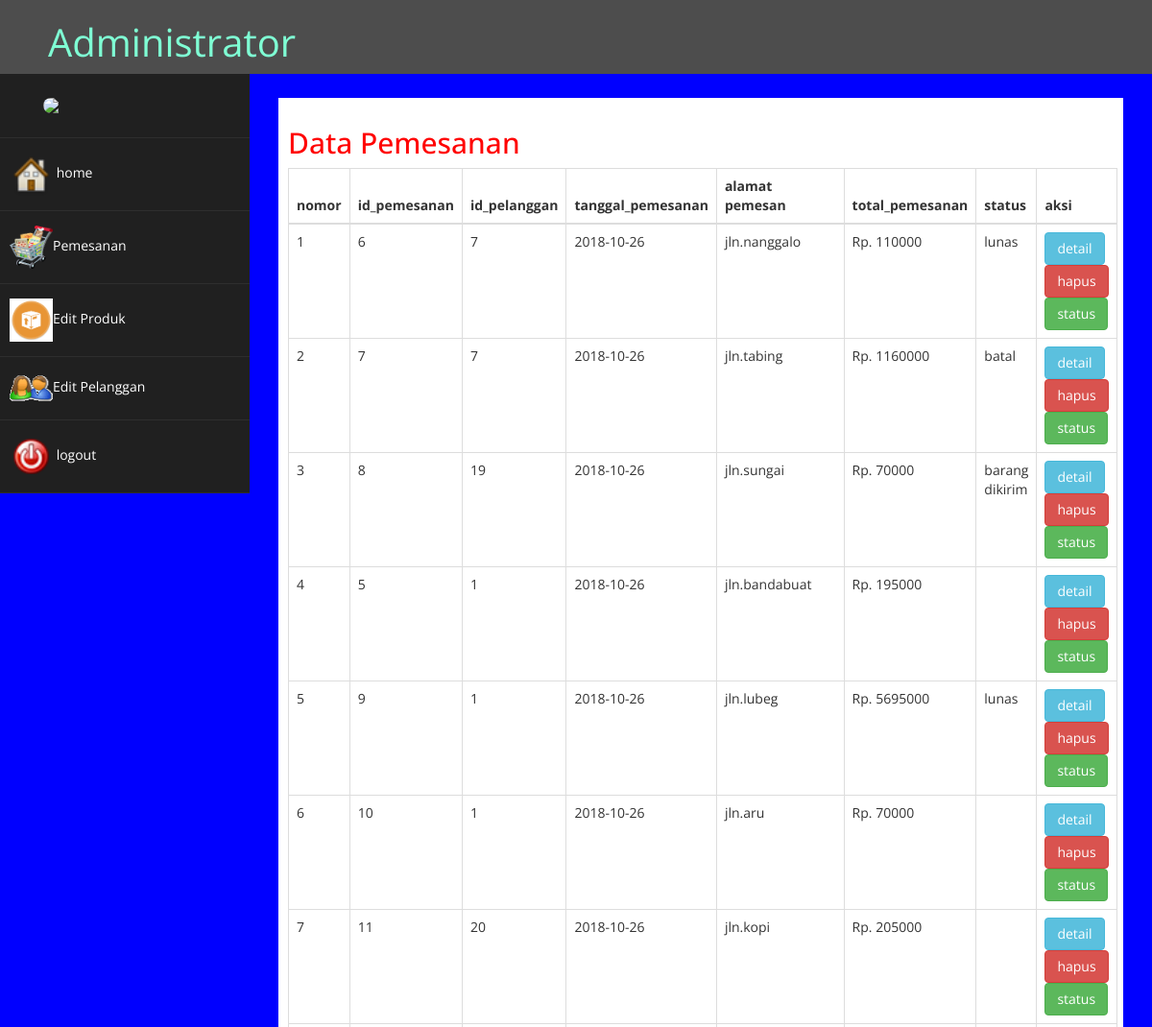
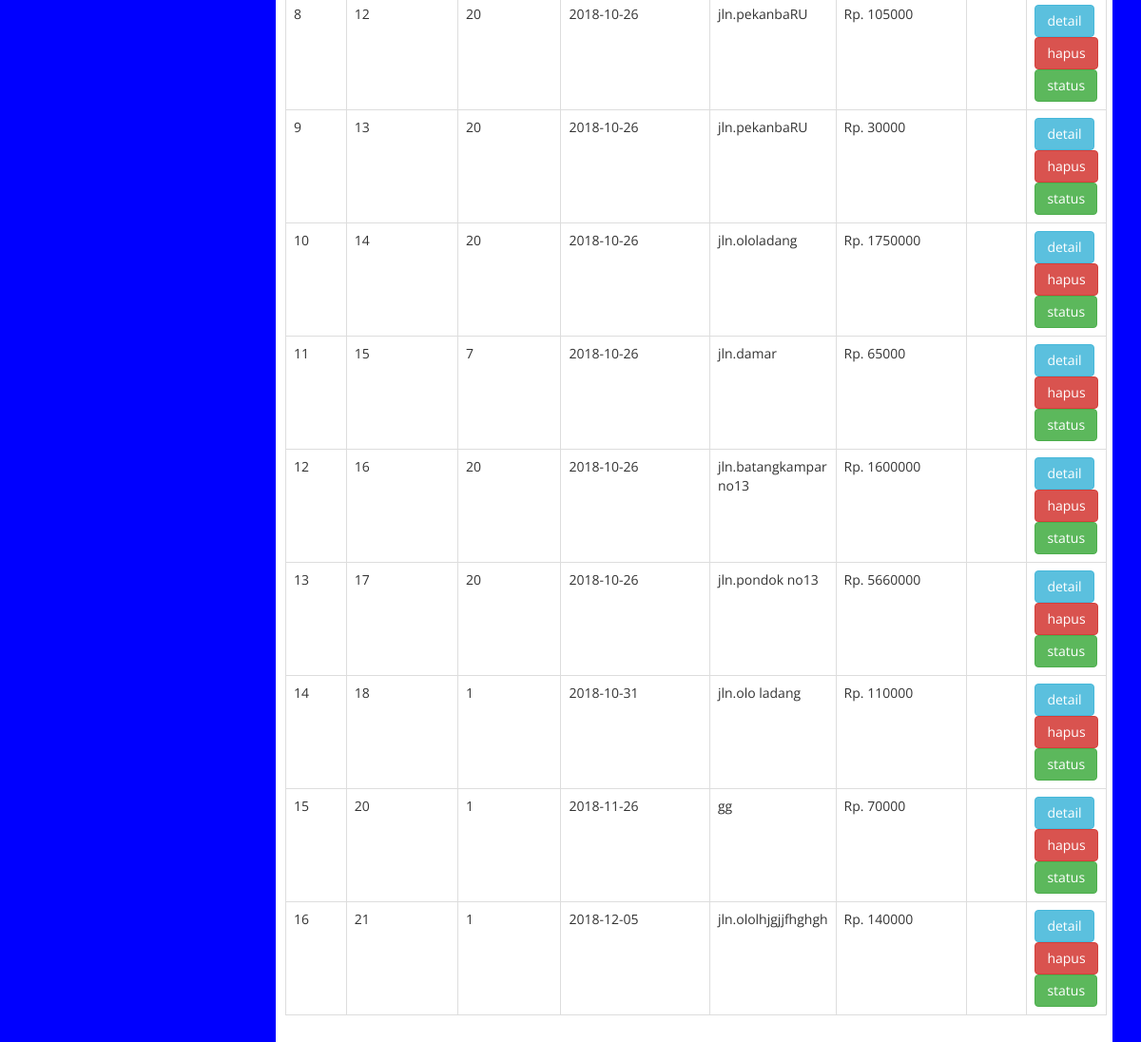
Page /admin/index.php?halaman=pemesanan (signed in) on the committed database (2 pictures, top to bottom).
### tables this page shows
CREATE TABLE `pemesanan` (
  `id_pemesanan` int(22) NOT NULL auto_increment,
  `id_pelanggan` int(22) NOT NULL,
  `id_ongkir` int(11) NOT NULL,
  `tanggal_pemesanan` date NOT NULL,
  `total_pemesanan` int(22) NOT NULL,
  `nama_kota` varchar(100) NOT NULL,
  `tarif` int(11) NOT NULL,
  `alamat_pengiriman` text NOT NULL,
  `status` varchar(200) NOT NULL,
  PRIMARY KEY  (`id_pemesanan`)
);

### admin/pemesanan.php (the view)
<h2>
Data Pemesanan</h2>
<table class="table table-bordered">
	 <thead>
	 	<tr>
	 		<th>nomor</th>
	 		<th>id_pemesanan</th>
	 		<th>id_pelanggan</th>
	 		<th>tanggal_pemesanan</th>
	 		<th>alamat pemesan</th>
	 		<th>total_pemesanan</th>
	 		<th>status</th>
	 		<th>aksi</th>
	 	</tr>
	 	</thead>
	 	<tbody>
	 		<? $nomor=1; ?>
	 		<?php $ambil=$koneksi->query("SELECT * FROM Pemesanan");?>
	 		<?php while($pecah = $ambil->fetch_assoc()){?>
	 		<tr>
	 			<td><?php echo $nomor; ?></td>
	 			<td><?php echo $pecah['id_pemesanan']; ?></td>
	 			<td><?php echo $pecah['id_pelanggan']; ?></td>
	 			<td><?php echo $pecah['tanggal_pemesanan']; ?></td>
	 			<td><?php echo $pecah['alamat_pengiriman']; ?></td>
	 			<td>Rp. <?php echo $pecah['total_pemesanan']; ?></td>
	 			<td><?php echo $pecah['status']; ?></td>
	 			<td>
	 				<a href="index.php?halaman=detail&id=<?php echo $pecah['id_pemesanan']; ?>" class="btn btn-info btn">detail</a>
	 				<a href="index.php?halaman=hapuspemesanan&id=<?php echo $pecah['id_pemesanan'];?>" class="btn-danger btn" class="btn-danger btn">hapus</a>
	 				<a href="index.php?halaman=status&id=<?php echo $pecah['id_pemesanan'];?>" class="btn btn-success"">status</a>
	 			</td>
	 		</tr>
	 		<?php $nomor++;?>
	 		<?php } ?>
	 	</tbody>
	 </table>

### admin/assets/css/custom.css (style rules this page uses)
body { font-family: 'Open Sans', sans-serif; }
h2 { color: #f00; }

### rows in the picture
pemesanan: id_pemesanan "6", id_pelanggan "7", tanggal_pemesanan "2018-10-26", alamat_pengiriman "jln.nanggalo", total_pemesanan "110000", status "lunas"
pemesanan: id_pemesanan "7", id_pelanggan "7", tanggal_pemesanan "2018-10-26", alamat_pengiriman "jln.tabing", total_pemesanan "1160000", status "batal"
pemesanan: id_pemesanan "8", id_pelanggan "19", tanggal_pemesanan "2018-10-26", alamat_pengiriman "jln.sungai", total_pemesanan "70000", status "barang dikirim"
pemesanan: id_pemesanan "5", id_pelanggan "1", tanggal_pemesanan "2018-10-26", alamat_pengiriman "jln.bandabuat", total_pemesanan "195000"
pemesanan: id_pemesanan "9", id_pelanggan "1", tanggal_pemesanan "2018-10-26", alamat_pengiriman "jln.lubeg", total_pemesanan "5695000", status "lunas"
pemesanan: id_pemesanan "10", id_pelanggan "1", tanggal_pemesanan "2018-10-26", alamat_pengiriman "jln.aru", total_pemesanan "70000"
pemesanan: id_pemesanan "11", id_pelanggan "20", tanggal_pemesanan "2018-10-26", alamat_pengiriman "jln.kopi", total_pemesanan "205000"
pemesanan: id_pemesanan "12", id_pelanggan "20", tanggal_pemesanan "2018-10-26", alamat_pengiriman "jln.pekanbaRU", total_pemesanan "105000"
pemesanan: id_pemesanan "13", id_pelanggan "20", tanggal_pemesanan "2018-10-26", alamat_pengiriman "jln.pekanbaRU", total_pemesanan "30000"
pemesanan: id_pemesanan "14", id_pelanggan "20", tanggal_pemesanan "2018-10-26", alamat_pengiriman "jln.ololadang", total_pemesanan "1750000"
pemesanan: id_pemesanan "15", id_pelanggan "7", tanggal_pemesanan "2018-10-26", alamat_pengiriman "jln.damar", total_pemesanan "65000"
pemesanan: id_pemesanan "16", id_pelanggan "20", tanggal_pemesanan "2018-10-26", alamat_pengiriman "jln.batangkampar no13", total_pemesanan "1600000"
pemesanan: id_pemesanan "17", id_pelanggan "20", tanggal_pemesanan "2018-10-26", alamat_pengiriman "jln.pondok no13", total_pemesanan "5660000"
pemesanan: id_pemesanan "18", id_pelanggan "1", tanggal_pemesanan "2018-10-31", alamat_pengiriman "jln.olo ladang", total_pemesanan "110000"
pemesanan: id_pemesanan "20", id_pelanggan "1", tanggal_pemesanan "2018-11-26", alamat_pengiriman "gg", total_pemesanan "70000"
pemesanan: id_pemesanan "21", id_pelanggan "1", tanggal_pemesanan "2018-12-05", alamat_pengiriman "jln.ololhjgjjfhghgh", total_pemesanan "140000"
